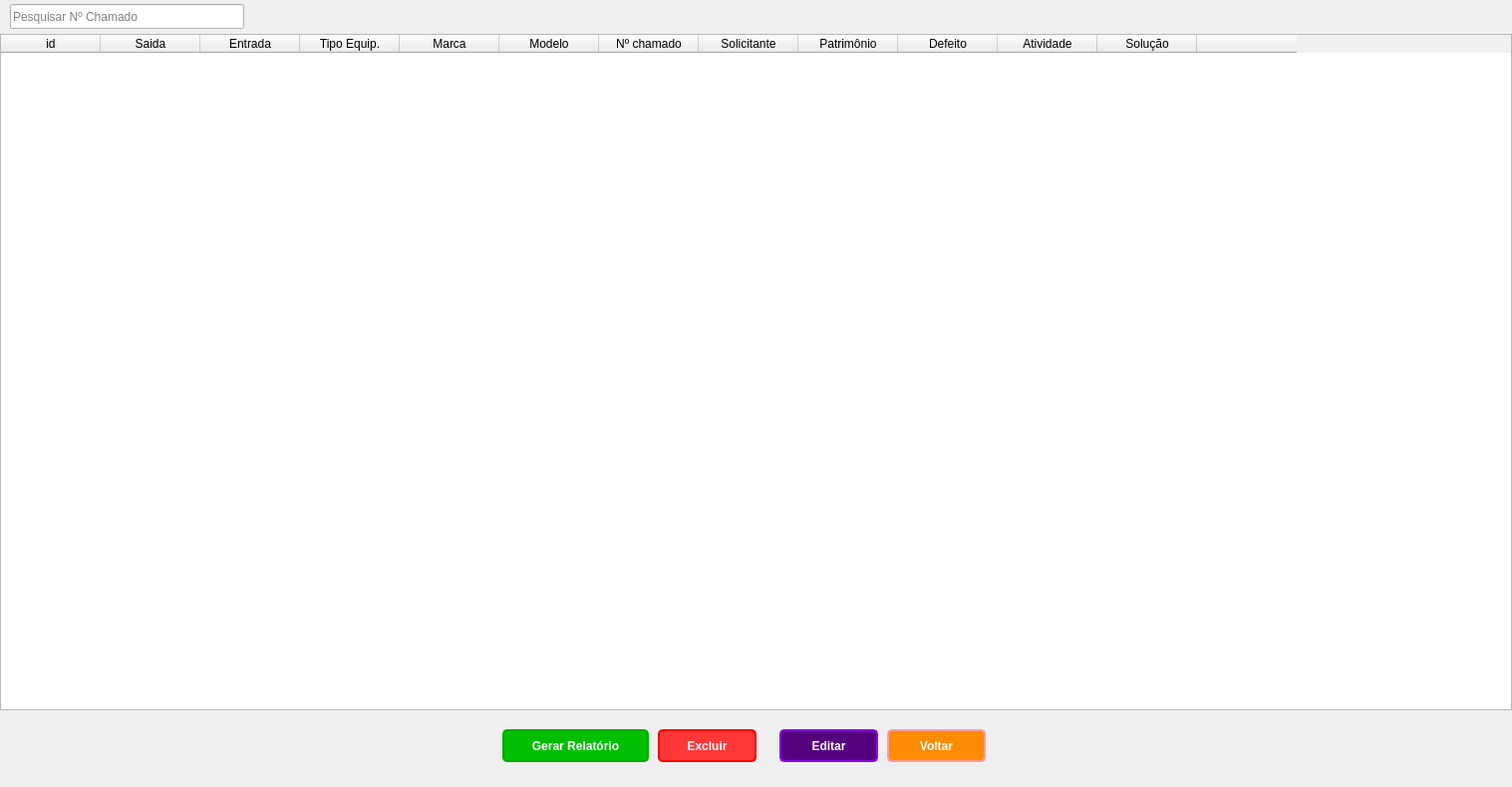
<?xml version="1.0" encoding="UTF-8"?>
<ui version="4.0">
 <class>MainWindow</class>
 <widget class="QMainWindow" name="MainWindow">
  <property name="geometry">
   <rect>
    <x>0</x>
    <y>0</y>
    <width>1517</width>
    <height>790</height>
   </rect>
  </property>
  <property name="windowTitle">
   <string>MainWindow</string>
  </property>
  <widget class="QWidget" name="centralwidget">
   <widget class="QTableWidget" name="tableWidget">
    <property name="geometry">
     <rect>
      <x>0</x>
      <y>34</y>
      <width>1517</width>
      <height>679</height>
     </rect>
    </property>
    <column>
     <property name="text">
      <string>id</string>
     </property>
    </column>
    <column>
     <property name="text">
      <string>Saida</string>
     </property>
    </column>
    <column>
     <property name="text">
      <string>Entrada</string>
     </property>
    </column>
    <column>
     <property name="text">
      <string>Tipo Equip.</string>
     </property>
    </column>
    <column>
     <property name="text">
      <string>Marca</string>
     </property>
    </column>
    <column>
     <property name="text">
      <string>Modelo</string>
     </property>
    </column>
    <column>
     <property name="text">
      <string>Nº chamado</string>
     </property>
    </column>
    <column>
     <property name="text">
      <string>Solicitante</string>
     </property>
    </column>
    <column>
     <property name="text">
      <string>Patrimônio</string>
     </property>
    </column>
    <column>
     <property name="text">
      <string>Defeito</string>
     </property>
    </column>
    <column>
     <property name="text">
      <string>Atividade</string>
     </property>
    </column>
    <column>
     <property name="text">
      <string>Solução</string>
     </property>
    </column>
    <column>
     <property name="text">
      <string/>
     </property>
    </column>
   </widget>
   <widget class="QPushButton" name="bvoltar">
    <property name="geometry">
     <rect>
      <x>890</x>
      <y>732</y>
      <width>99</width>
      <height>33</height>
     </rect>
    </property>
    <property name="styleSheet">
     <string notr="true">border: 2px solid black;
background-color: rgb(255, 140, 0);
border-color: rgb(255, 154, 152);
border-radius: 5px;
padding: 5px;
font: 75 8pt &quot;MS Shell Dlg 2&quot;;
font-weight: bold;
color: rgb(255, 255, 255);</string>
    </property>
    <property name="text">
     <string>Voltar</string>
    </property>
   </widget>
   <widget class="QLabel" name="label">
    <property name="geometry">
     <rect>
      <x>364</x>
      <y>546</y>
      <width>69</width>
      <height>23</height>
     </rect>
    </property>
    <property name="text">
     <string/>
    </property>
   </widget>
   <widget class="QPushButton" name="bgerarpdf">
    <property name="geometry">
     <rect>
      <x>504</x>
      <y>732</y>
      <width>147</width>
      <height>33</height>
     </rect>
    </property>
    <property name="styleSheet">
     <string notr="true">background-color: rgb(0, 191, 0);
border: 2px solid black;
border-color: rgb(0, 170, 0);
border-radius: 5px;
padding: 5px;
font: 75 8pt &quot;MS Shell Dlg 2&quot;;
font-weight: bold;
color: rgb(255, 255, 255);</string>
    </property>
    <property name="text">
     <string>Gerar Relatório</string>
    </property>
   </widget>
   <widget class="QPushButton" name="seditar">
    <property name="geometry">
     <rect>
      <x>782</x>
      <y>732</y>
      <width>99</width>
      <height>33</height>
     </rect>
    </property>
    <property name="styleSheet">
     <string notr="true">border: 2px solid black;
background-color: rgb(85, 0, 127);
border-color: rgb(140, 0, 230);
border-radius: 5px;
padding: 5px;
font: 75 8pt &quot;MS Shell Dlg 2&quot;;
font-weight: bold;
color: rgb(255, 255, 255);</string>
    </property>
    <property name="text">
     <string>Editar</string>
    </property>
   </widget>
   <widget class="QPushButton" name="bexcluirsaida">
    <property name="geometry">
     <rect>
      <x>660</x>
      <y>732</y>
      <width>99</width>
      <height>33</height>
     </rect>
    </property>
    <property name="styleSheet">
     <string notr="true">border: 2px solid black;
border-color: rgb(255, 0, 0);
border-radius: 5px;
padding: 5px;
background-color: rgb(255, 55, 55);
font: 75 8pt &quot;MS Shell Dlg 2&quot;;
font-weight: bold;
color: rgb(255, 255, 255);</string>
    </property>
    <property name="text">
     <string>Excluir</string>
    </property>
   </widget>
   <widget class="QLineEdit" name="lineEditSearch">
    <property name="geometry">
     <rect>
      <x>10</x>
      <y>4</y>
      <width>235</width>
      <height>25</height>
     </rect>
    </property>
    <property name="placeholderText">
     <string>Pesquisar Nº Chamado</string>
    </property>
   </widget>
  </widget>
 </widget>
 <resources/>
 <connections/>
</ui>
